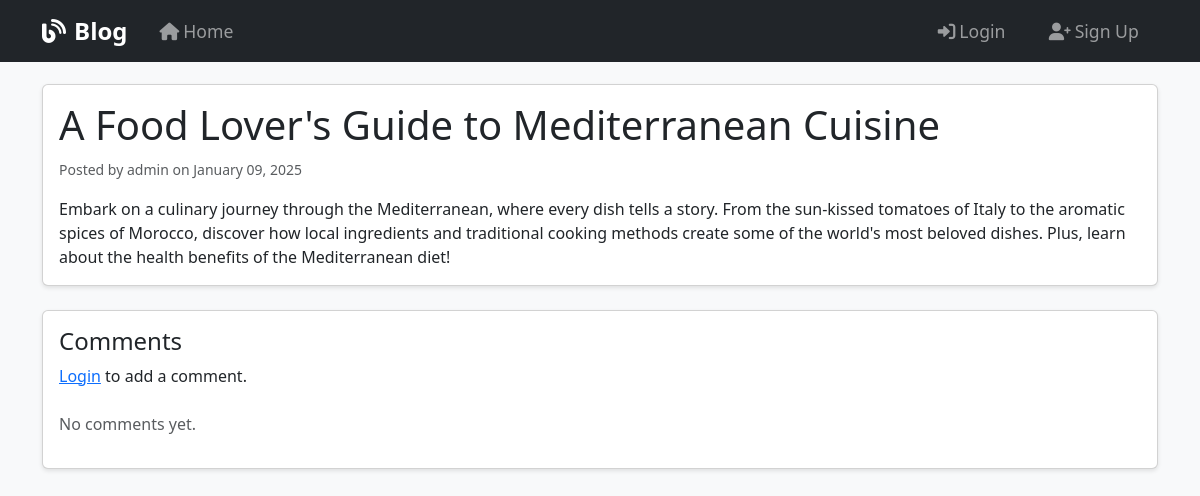
The page /post/8/ on the database its author committed.
### blogapp/models.py (models this page shows, shortened)
class Post(models.Model):
    title = models.CharField(max_length=200)
    content = models.TextField()
    date_posted = models.DateTimeField(default=timezone.now)
    author = models.ForeignKey(User, on_delete=models.CASCADE)
    image = models.ImageField(upload_to='blog_images/', null=True, blank=True)

### blogapp/views.py (the view)
# urls.py: path('post/<int:pk>/', views.PostDetailView.as_view(), name='post-detail'),
class PostDetailView(DetailView):
    model = Post
    template_name = 'blogapp/post_detail.html'

### blogapp/templates/blogapp/post_detail.html (shortened to what this page needs)
{% extends "blogapp/base.html" %}
{% block content %}
    <article class="card">
        <div class="card-body">
            <h1 class="card-title">{{ object.title }}</h1>
            <div class="text-muted mb-3">
                <small>Posted by {{ object.author }} on {{ object.date_posted|date:"F d, Y" }}</small>
            </div>
            <p class="card-text">{{ object.content }}</p>
        </div>
    </article>
    <div class="card mt-4">
        <div class="card-body">
            <h4>Comments</h4>
            {% if user.is_authenticated %}
                <form method="POST" action="{% url 'add-comment' object.pk %}">
                    {% csrf_token %}
                    <div class="form-group">
                        <textarea name="content" class="form-control" rows="3" placeholder="Add a comment..." required></textarea>
                    </div>
                    <button type="submit" class="btn btn-primary mt-2">Submit</button>
                </form>
            {% else %}
                <p><a href="{% url 'login' %}">Login</a> to add a comment.</p>
            {% endif %}
            <div class="mt-4">
                {% for comment in object.comments.all %}
                    <div class="card mb-2">
                        <div class="card-body">
                            <div class="d-flex justify-content-between">
                                <small class="text-muted">{{ comment.author }} - {{ comment.date_posted|date:"F d, Y" }}</small>
                            </div>
                            <p class="mb-0">{{ comment.content }}</p>
                        </div>
                    </div>
                {% empty %}
                    <p class="text-muted">No comments yet.</p>
                {% endfor %}
            </div>
        </div>
    </div>
{% endblock content %}

### blogapp/templates/blogapp/base.html (style rules this page uses)
body { background-color: #f8f9fa; padding-top: 60px; }
.card { margin-bottom: 20px; box-shadow: 0 2px 4px rgba(0,0,0,0.1); }

### rows shown on the page
Post: title "A Food Lover's Guide to Mediterranean Cuisine", author "admin", date_posted "January 09, 2025", content "Embark on a culinary journey through the Mediterranean, where every dish tells a story. From the sun-kissed tomatoes of Italy to the aromatic spices of Morocco, discover how local ingredients and traditional cooking methods create some of the world's most beloved dishes. Plus, learn about the health benefits of the Mediterranean diet!"
